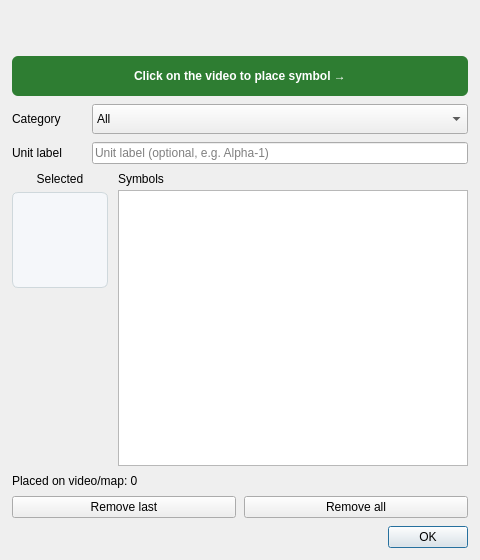
<?xml version="1.0" encoding="UTF-8"?>
<ui version="4.0">
 <class>FmvMilitarySymbols</class>
 <widget class="QDialog" name="FmvMilitarySymbols">
  <property name="geometry">
   <rect>
    <x>0</x>
    <y>0</y>
    <width>480</width>
    <height>560</height>
   </rect>
  </property>
  <property name="minimumSize">
   <size>
    <width>420</width>
    <height>480</height>
   </size>
  </property>
  <property name="windowTitle">
   <string>Military Symbols</string>
  </property>
  <property name="modal">
   <bool>false</bool>
  </property>
  <property name="windowIcon">
   <iconset resource="resources.qrc">
    <normaloff>:/imgFMV/images/platforms/plat_military_jet.svg</normaloff>:/imgFMV/images/platforms/plat_military_jet.svg</iconset>
  </property>
  <layout class="QVBoxLayout" name="verticalLayout" stretch="0,0,0,0,0,1,0,0,0">
   <property name="spacing">
    <number>8</number>
   </property>
   <property name="leftMargin">
    <number>12</number>
   </property>
   <property name="topMargin">
    <number>12</number>
   </property>
   <property name="rightMargin">
    <number>12</number>
   </property>
   <property name="bottomMargin">
    <number>12</number>
   </property>
   <item>
    <widget class="QLabel" name="lbl_steps">
     <property name="sizePolicy">
      <sizepolicy hsizetype="Preferred" vsizetype="Minimum">
       <horstretch>0</horstretch>
       <verstretch>0</verstretch>
      </sizepolicy>
     </property>
     <property name="text">
      <string/>
     </property>
     <property name="textFormat">
      <enum>Qt::RichText</enum>
     </property>
     <property name="wordWrap">
      <bool>true</bool>
     </property>
     <property name="alignment">
      <set>Qt::AlignLeading|Qt::AlignLeft|Qt::AlignTop</set>
     </property>
    </widget>
   </item>
   <item>
    <widget class="QLabel" name="lbl_status">
     <property name="sizePolicy">
      <sizepolicy hsizetype="Preferred" vsizetype="Minimum">
       <horstretch>0</horstretch>
       <verstretch>0</verstretch>
      </sizepolicy>
     </property>
     <property name="text">
      <string/>
     </property>
     <property name="textFormat">
      <enum>Qt::RichText</enum>
     </property>
     <property name="wordWrap">
      <bool>true</bool>
     </property>
    </widget>
   </item>
   <item>
    <widget class="QPushButton" name="btn_clickVideo">
     <property name="minimumSize">
      <size>
       <width>0</width>
       <height>40</height>
      </size>
     </property>
     <property name="styleSheet">
      <string notr="true">QPushButton { background-color: #2e7d32; color: white; font-weight: bold; border-radius: 6px; padding: 8px 12px; }
QPushButton:hover { background-color: #388e3c; }
QPushButton:disabled { background-color: #b0bec5; color: #eceff1; }</string>
     </property>
     <property name="text">
      <string>Click on the video to place symbol →</string>
     </property>
     <property name="toolTip">
      <string>Focus the video panel. Then click on the video image (not this dialog) to place the selected symbol.</string>
     </property>
    </widget>
   </item>
   <item>
    <layout class="QHBoxLayout" name="horizontalLayout_category" stretch="0,1">
     <property name="spacing">
      <number>8</number>
     </property>
     <item>
      <widget class="QLabel" name="lbl_category">
       <property name="minimumSize">
        <size>
         <width>72</width>
         <height>0</height>
        </size>
       </property>
       <property name="text">
        <string>Category</string>
       </property>
      </widget>
     </item>
     <item>
      <widget class="QComboBox" name="cmb_category">
       <property name="sizePolicy">
        <sizepolicy hsizetype="Expanding" vsizetype="Fixed">
         <horstretch>1</horstretch>
         <verstretch>0</verstretch>
        </sizepolicy>
       </property>
       <property name="minimumSize">
        <size>
         <width>160</width>
         <height>30</height>
        </size>
       </property>
       <item>
        <property name="text">
         <string>All</string>
        </property>
       </item>
       <item>
        <property name="text">
         <string>Friendly</string>
        </property>
       </item>
       <item>
        <property name="text">
         <string>Hostile</string>
        </property>
       </item>
       <item>
        <property name="text">
         <string>Neutral</string>
        </property>
       </item>
       <item>
        <property name="text">
         <string>Special</string>
        </property>
       </item>
      </widget>
     </item>
    </layout>
   </item>
   <item>
    <layout class="QHBoxLayout" name="horizontalLayout_unit" stretch="0,1">
     <property name="spacing">
      <number>8</number>
     </property>
     <item>
      <widget class="QLabel" name="lbl_unitName">
       <property name="minimumSize">
        <size>
         <width>72</width>
         <height>0</height>
        </size>
       </property>
       <property name="text">
        <string>Unit label</string>
       </property>
      </widget>
     </item>
     <item>
      <widget class="QLineEdit" name="ln_unitName">
       <property name="sizePolicy">
        <sizepolicy hsizetype="Expanding" vsizetype="Fixed">
         <horstretch>1</horstretch>
         <verstretch>0</verstretch>
        </sizepolicy>
       </property>
       <property name="placeholderText">
        <string>Unit label (optional, e.g. Alpha-1)</string>
       </property>
      </widget>
     </item>
    </layout>
   </item>
   <item>
    <layout class="QHBoxLayout" name="horizontalLayout_picker" stretch="0,1">
     <property name="spacing">
      <number>10</number>
     </property>
     <item>
      <layout class="QVBoxLayout" name="verticalLayout_preview">
       <property name="spacing">
        <number>6</number>
       </property>
       <item>
        <widget class="QLabel" name="lbl_previewCaption">
         <property name="text">
          <string>Selected</string>
         </property>
         <property name="alignment">
          <set>Qt::AlignCenter</set>
         </property>
        </widget>
       </item>
       <item>
        <widget class="QLabel" name="lbl_preview">
         <property name="minimumSize">
          <size>
           <width>96</width>
           <height>96</height>
          </size>
         </property>
         <property name="maximumSize">
          <size>
           <width>120</width>
           <height>120</height>
          </size>
         </property>
         <property name="styleSheet">
          <string notr="true">background: #f5f7fa; border: 1px solid #cfd8dc; border-radius: 6px;</string>
         </property>
         <property name="text">
          <string/>
         </property>
         <property name="alignment">
          <set>Qt::AlignCenter</set>
         </property>
         <property name="scaledContents">
          <bool>false</bool>
         </property>
        </widget>
       </item>
       <item>
        <spacer name="verticalSpacer_preview">
         <property name="orientation">
          <enum>Qt::Vertical</enum>
         </property>
         <property name="sizeHint" stdset="0">
          <size>
           <width>20</width>
           <height>40</height>
          </size>
         </property>
         <property name="sizeType">
          <enum>QSizePolicy::Expanding</enum>
         </property>
        </spacer>
       </item>
      </layout>
     </item>
     <item>
      <layout class="QVBoxLayout" name="verticalLayout_symbols" stretch="0,1">
       <property name="spacing">
        <number>4</number>
       </property>
       <item>
        <widget class="QLabel" name="lbl_symbols">
         <property name="text">
          <string>Symbols</string>
         </property>
        </widget>
       </item>
       <item>
        <widget class="QListWidget" name="lst_symbols">
         <property name="sizePolicy">
          <sizepolicy hsizetype="Expanding" vsizetype="Expanding">
           <horstretch>1</horstretch>
           <verstretch>1</verstretch>
          </sizepolicy>
         </property>
         <property name="minimumSize">
          <size>
           <width>0</width>
           <height>180</height>
          </size>
         </property>
         <property name="iconSize">
          <size>
           <width>36</width>
           <height>36</height>
          </size>
         </property>
         <property name="alternatingRowColors">
          <bool>true</bool>
         </property>
         <property name="spacing">
          <number>2</number>
         </property>
        </widget>
       </item>
      </layout>
     </item>
    </layout>
   </item>
   <item>
    <widget class="QLabel" name="lbl_placed">
     <property name="text">
      <string>Placed on video/map: 0</string>
     </property>
    </widget>
   </item>
   <item>
    <layout class="QHBoxLayout" name="horizontalLayout_remove" stretch="1,1">
     <property name="spacing">
      <number>8</number>
     </property>
     <item>
      <widget class="QPushButton" name="btn_removeLast">
       <property name="text">
        <string>Remove last</string>
       </property>
      </widget>
     </item>
     <item>
      <widget class="QPushButton" name="btn_removeAll">
       <property name="text">
        <string>Remove all</string>
       </property>
      </widget>
     </item>
    </layout>
   </item>
   <item>
    <widget class="QDialogButtonBox" name="buttonBox">
     <property name="orientation">
      <enum>Qt::Horizontal</enum>
     </property>
     <property name="standardButtons">
      <set>QDialogButtonBox::Ok</set>
     </property>
    </widget>
   </item>
  </layout>
 </widget>
 <resources>
  <include location="resources.qrc"/>
 </resources>
 <connections>
  <connection>
   <sender>cmb_category</sender>
   <signal>currentIndexChanged(int)</signal>
   <receiver>FmvMilitarySymbols</receiver>
   <slot>refreshSymbolList()</slot>
  </connection>
  <connection>
   <sender>lst_symbols</sender>
   <signal>currentItemChanged(QListWidgetItem*,QListWidgetItem*)</signal>
   <receiver>FmvMilitarySymbols</receiver>
   <slot>onSymbolItemChanged(QListWidgetItem*,QListWidgetItem*)</slot>
  </connection>
  <connection>
   <sender>lst_symbols</sender>
   <signal>itemDoubleClicked(QListWidgetItem*)</signal>
   <receiver>FmvMilitarySymbols</receiver>
   <slot>onSymbolActivated(QListWidgetItem*)</slot>
  </connection>
  <connection>
   <sender>ln_unitName</sender>
   <signal>textChanged(QString)</signal>
   <receiver>FmvMilitarySymbols</receiver>
   <slot>emitSymbolSelection()</slot>
  </connection>
  <connection>
   <sender>btn_clickVideo</sender>
   <signal>clicked()</signal>
   <receiver>FmvMilitarySymbols</receiver>
   <slot>requestVideoClick()</slot>
  </connection>
  <connection>
   <sender>buttonBox</sender>
   <signal>accepted()</signal>
   <receiver>FmvMilitarySymbols</receiver>
   <slot>finishPlacement()</slot>
  </connection>
 </connections>
 <slots>
  <slot>refreshSymbolList()</slot>
  <slot>onSymbolItemChanged(QListWidgetItem*,QListWidgetItem*)</slot>
  <slot>onSymbolActivated(QListWidgetItem*)</slot>
  <slot>emitSymbolSelection()</slot>
  <slot>requestVideoClick()</slot>
  <slot>finishPlacement()</slot>
 </slots>
</ui>
